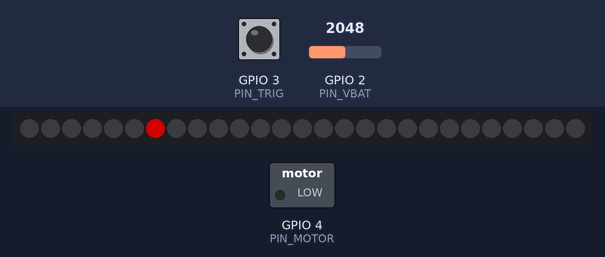
Recording of a sketch running on a simulated Seeed XIAO ESP32-C3. Parts: 27 RGB LEDs in strip order, left to right, switched loads named in the sketch (green lamp = pin HIGH). The test bench sets the inputs (shaded band); at power-on: GPIO 2 (PIN_VBAT) = 2048, GPIO 3 (PIN_TRIG) HIGH. Dim RGB values are drawn brighter than linear.

Above: at 1.2 s.
1.3 s: GPIO 2 (PIN_VBAT) set to 2276
7.3 s: GPIO 2 (PIN_VBAT) set to 2378
12.7 s: GPIO 3 (PIN_TRIG) pulled LOW for 3.2 s
At 12.89 s:
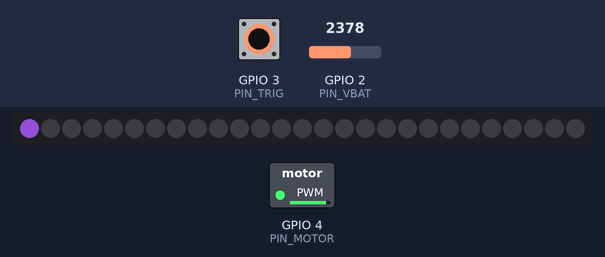
16.5 s: GPIO 3 (PIN_TRIG) pulled LOW for 0.15 s
At 16.93 s:
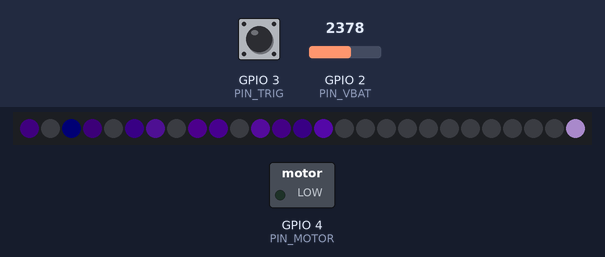
17.2 s: GPIO 3 (PIN_TRIG) pulled LOW for 3.2 s
At 17.63 s:
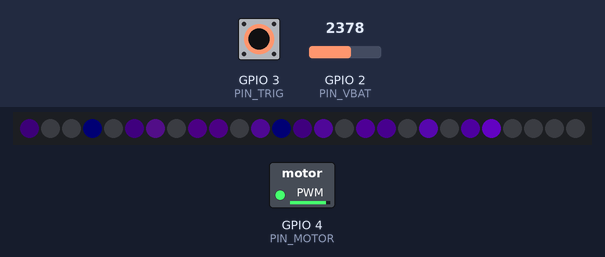
21.9 s: GPIO 3 (PIN_TRIG) pulled LOW for 1 s
At 23.44 s:
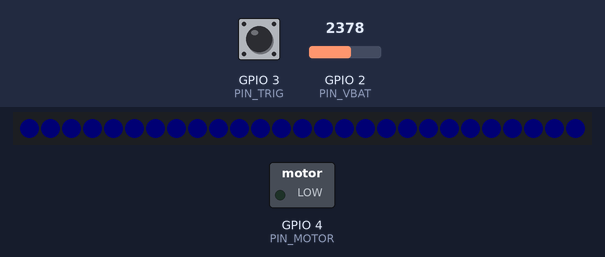
Timing chart, 0 to 24.9 s (numbered marks = the images above; inputs shaded):
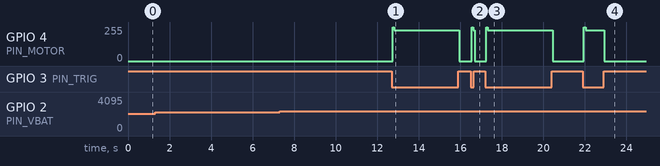

Measured:
- after the input at 12.7 s, GPIO 4 (PIN_MOTOR): 0/255 → 255/255 at once, → 229/255 0.09 s later, → 0/255 3.1 s later; the LEDs: change after 0.05 s (image 1)
- after the input at 16.5 s, GPIO 4 (PIN_MOTOR): 0/255 → 255/255 at once, → 229/255 0.09 s later, → 0/255 0.07 s later; the LEDs: change after 0.28 s (image 2)
- after the input at 17.2 s, GPIO 4 (PIN_MOTOR): 0/255 → 255/255 at once, → 229/255 0.09 s later, → 0/255 3.1 s later; the LEDs: change after 0.28 s (image 3)
- after the input at 21.9 s, GPIO 4 (PIN_MOTOR): 0/255 → 255/255 at once, → 229/255 0.09 s later, → 0/255 0.91 s later; the LEDs: first change after 0.05 s (image 4 shows a later state)

The sketch:

clown_arm.ino
```cpp
// clown_arm — bubble-shooting clown sleeve, one arm.
//
// Squeeze the palm trigger: the blower spins up while a comet of light runs
// from the pod, down the upper arm and forearm, to the fingertips, landing as
// the first bubbles fire.
//
// Flash this unchanged to BOTH arms. The firmware is byte-identical on each —
// there is no handedness here. As long as pixel 0 sits at the pod on each arm,
// the mirroring is physical only.
//
// Board:  Seeed XIAO ESP32-C3
// Core:   ESP32 Arduino core 3.x  (see ledcAttach note below for 2.x)
// Lib:    FastLED
//
// Power:  split rail off one 18650. The cell feeds the blower directly at its
//         native ~3.7V, and a small boost converter feeds the strip and this
//         board at 5V, through a Schottky so the pack can't backfeed USB.
//         See SCHEMATIC.md, PARTS.md and BUILD.md.
//
// Battery: warning at 3.40V with hysteresis, hard shutoff at 3.00V sustained.
//         The cell's own protection board is the backstop, not the plan.

#include <FastLED.h>

// ---------------------------------------------------------------------------
// Tunables — everything you'd want to change lives in this block.
// ---------------------------------------------------------------------------

// Physical layout. One data chain, three segments, in this order on the strip:
// upper arm [0 .. UPPER_PX), then forearm, then hand. Pixel 0 is at the pod.
// The chain is split at the elbow and at the wrist; ELBOW_GAP_PX and GAP_PX
// are how many pixels of *virtual* distance each umbilical spans, so the comet
// doesn't appear to jump across either joint. Measure your own arm (BUILD.md
// step 1) and adjust.
//
// Each gap is the measured distance from the last pixel before the joint to
// the first pixel after it, divided by 1.67 cm. Those runs include the SM
// connector bodies (SM 3-pin at the elbow, SM 5-pin at the wrist), which are
// most of it — so measure the finished umbilicals (BUILD.md step 3) rather
// than guessing from the wire length.
constexpr int UPPER_PX     = 6;    // pod -> just above the elbow
constexpr int ELBOW_GAP_PX = 7;    // elbow umbilical + connector, ~12 cm at 60 LED/m
constexpr int FOREARM_PX   = 15;   // elbow -> wrist
constexpr int GAP_PX       = 5;    // wrist umbilical + connector, ~8 cm at 60 LED/m
constexpr int HAND_PX      = 6;    // wrist -> knuckles

// Timing. COMET_TRAVEL_MS must match how long the blower takes to reach speed —
// tune it last, on the assembled arm, with slow-motion video (BUILD.md step 9).
// It is the time for the WHOLE run, pod to fingertips, not a per-pixel step:
// renderFiring() spreads it over VIRTUAL_LEN. So adding the upper-arm segment
// did not change when the comet lands — the head just moves faster (38 virtual
// px in 250 ms now, against 25 when the strip started at the elbow).
constexpr uint16_t COMET_TRAVEL_MS = 250;
constexpr uint16_t COMET_REPEAT_MS = 320;   // gap between comets while held
constexpr uint16_t RELEASE_FADE_MS = 400;   // fingertip flare after release

// Brightness. The strip lives under a glove, and fabric eats a lot of light —
// hence the high cap. Raise it for thicker fabric, but current draw scales with
// it. Only a handful of pixels are lit at once, so heat under the glove is a
// non-issue at these levels.
constexpr uint8_t MAX_BRIGHTNESS  = 180;
// Resting glow. Purely aesthetic now that we're on a battery rather than a
// power bank (no auto-shutoff to defeat) — set to 0 for fully dark when idle.
constexpr uint8_t IDLE_BRIGHTNESS = 20;

// Motor. The blower is wired straight to the cell, so it already sees its native
// voltage — no duty cap needed to fake 3.7V out of a 5V bus. Running just under
// full gives headroom for the kickstart pulse and takes the edge off a
// freshly-charged 4.2V cell. Drop it to slow the bubble rate.
constexpr uint8_t  MOTOR_RUN_DUTY  = 230;
constexpr uint8_t  MOTOR_KICK_DUTY = 255;   // breaks static friction
constexpr uint16_t MOTOR_KICK_MS   = 80;
constexpr uint32_t MOTOR_PWM_HZ    = 20000; // above audible, no whine
constexpr uint8_t  MOTOR_PWM_BITS  = 8;

// Look.
constexpr uint8_t THEME_HUE   = 192;  // comet body
constexpr uint8_t COMET_FADE  = 64;   // higher = shorter tail
constexpr uint8_t FRAME_MS    = 16;   // ~60 fps

// Battery monitor. Read through a 100k/100k divider, so the pin sees half the
// cell voltage. Protected cells cut themselves off around 2.8-3.0V; warn well
// before that so you can swap rather than die mid-performance.
//
// Two thresholds, not one, and they are deliberately apart. A cell sitting right
// on a single threshold drifts either side of it every time the motor starts, so
// the warning strobes on and off and stops meaning anything. WARN asserts at
// VBAT_WARN_MV and only clears again above VBAT_WARN_CLEAR_MV.
constexpr uint16_t VBAT_WARN_MV       = 3400;
constexpr uint16_t VBAT_WARN_CLEAR_MV = 3550;   // hysteresis band, ~150 mV
constexpr uint16_t VBAT_SAMPLE_MS     = 2000;

// Low-voltage shutoff. The cell's own protection board is the last line of
// defence, not the plan -- it opens somewhere around 2.5-3.0V, and getting there
// repeatedly is what kills 18650s. Shut the arm down first, on our terms.
//
// Latched on purpose: once we cut, we stay cut until the cell is swapped. Motor
// off -> cell recovers a little -> threshold crosses back -> motor on -> sag.
// That cycle is exactly what deep-discharge damage looks like.
constexpr uint16_t VBAT_CUTOFF_MV      = 3000;  // sustained = swap the cell
constexpr uint16_t VBAT_RECOVER_MV     = 3600;  // clears the latch: a fresh cell
constexpr uint8_t  VBAT_CUTOFF_CONFIRM = 3;     // consecutive samples, 3 x 2s

// Below this there is no cell on the divider at all -- we are running on USB
// with the battery unplugged, which is the normal bench case. A protected cell
// never reads this low while it is still connected: its protection board opens
// first. Without this, bench-flashing over USB would latch straight into
// shutdown before you could test anything.
constexpr uint16_t VBAT_ABSENT_MV = 2500;

// Pins, by GPIO number, with the XIAO's silkscreen label beside each one - see
// the naming rules in SCHEMATIC.md. Avoid GPIO8/GPIO9, they're boot straps.
constexpr uint8_t PIN_LED   = 10;  // silk D10, via 74AHCT125 then 330-470R
constexpr uint8_t PIN_TRIG  = 3;   // silk D1,  microswitch to GND
constexpr uint8_t PIN_MOTOR = 4;   // silk D2,  MOSFET gate
constexpr uint8_t PIN_VBAT  = 2;   // silk D0,  divider midpoint (ADC capable)

constexpr uint16_t DEBOUNCE_MS = 25;

// ---------------------------------------------------------------------------

constexpr int NUM_LEDS    = UPPER_PX + FOREARM_PX + HAND_PX;
constexpr int VIRTUAL_LEN = UPPER_PX + ELBOW_GAP_PX + FOREARM_PX + GAP_PX + HAND_PX;

// The first forearm pixel — the one just below the elbow. Status indicators
// live here, not on pixel 0, which is up at the pod.
constexpr int ELBOW_PX = UPPER_PX;

// The last virtual pixel must land on the last physical one, or the mapping
// below would write past the end of leds[].
static_assert(VIRTUAL_LEN - 1 - ELBOW_GAP_PX - GAP_PX == NUM_LEDS - 1,
              "virtual layout and physical strip disagree");

CRGB leds[NUM_LEDS];

enum State : uint8_t { IDLE, FIRING, RELEASING, LOCKOUT };
State state = IDLE;

uint32_t cometStart   = 0;   // when the current comet launched
uint32_t fireStart    = 0;   // when the trigger went down
uint32_t releaseStart = 0;

bool     trigStable   = false;  // debounced trigger, true = squeezed
bool     trigLastRaw  = false;
uint32_t trigChangeAt = 0;

uint32_t vbatLastRead = 0;
uint16_t vbatMv       = 4200;   // primed from a real reading in setup()
bool     vbatLow      = false;  // warning latch, with hysteresis
bool     vbatDead     = false;  // shutoff latch, cleared only by a fresh cell
uint8_t  vbatLowCount = 0;      // consecutive samples under the cutoff

// Map a virtual pixel index onto the physical strip, skipping the elbow and
// wrist gaps. Returns -1 for positions that fall inside a gap (nothing to
// light there).
static int virtualToPhysical(int v) {
  constexpr int ELBOW_END   = UPPER_PX + ELBOW_GAP_PX;   // first forearm, virtual
  constexpr int FOREARM_END = ELBOW_END + FOREARM_PX;    // first wrist-gap, virtual
  if (v < 0 || v >= VIRTUAL_LEN) return -1;
  if (v < UPPER_PX) return v;                            // upper arm
  if (v < ELBOW_END) return -1;                          // in the elbow umbilical
  if (v < FOREARM_END) return v - ELBOW_GAP_PX;          // forearm
  if (v < FOREARM_END + GAP_PX) return -1;               // in the wrist umbilical
  return v - ELBOW_GAP_PX - GAP_PX;                      // hand
}

// Add color to one virtual pixel, scaled. No-op if it lands in the gap.
static void addVirtual(int v, const CRGB &color, uint8_t scale) {
  int p = virtualToPhysical(v);
  if (p < 0) return;
  CRGB c = color;
  c.nscale8_video(scale);
  leds[p] += c;
}

// Draw the comet head at a fractional virtual position, split across the two
// neighbouring pixels so movement is smooth rather than steppy.
static void drawComet(float pos, const CRGB &color) {
  int   lo   = (int)pos;
  float frac = pos - lo;
  addVirtual(lo,     color, (uint8_t)(255 * (1.0f - frac)));
  addVirtual(lo + 1, color, (uint8_t)(255 * frac));
}

static void readTrigger() {
  bool raw = (digitalRead(PIN_TRIG) == LOW);   // active low
  uint32_t now = millis();
  if (raw != trigLastRaw) {
    trigLastRaw  = raw;
    trigChangeAt = now;
  } else if (raw != trigStable && (now - trigChangeAt) >= DEBOUNCE_MS) {
    trigStable = raw;
  }
}

// One reading of the cell, in millivolts at the cell, divider undone.
static uint16_t sampleBatteryMv() {
  return (uint16_t)(analogReadMilliVolts(PIN_VBAT) * 2);
}

// Sample the cell occasionally and smooth it, so a motor-start sag doesn't
// flash a false warning, then run both latches off the smoothed value.
static void readBattery() {
  uint32_t now = millis();
  if (now - vbatLastRead < VBAT_SAMPLE_MS) return;
  vbatLastRead = now;

  vbatMv = (uint16_t)((vbatMv * 3 + sampleBatteryMv()) / 4);

  // No cell on the divider: bench power over USB. Don't warn, don't cut, and
  // release a latch we may have set on the way down as the cell was unplugged.
  if (vbatMv < VBAT_ABSENT_MV) {
    vbatLowCount = 0;
    vbatLow      = false;
    vbatDead     = false;
    return;
  }

  // Warning, with hysteresis. Asserts low, clears high, so a cell hovering at
  // the threshold stays warned instead of flickering.
  if (!vbatLow && vbatMv < VBAT_WARN_MV)             vbatLow = true;
  else if (vbatLow && vbatMv > VBAT_WARN_CLEAR_MV)   vbatLow = false;

  // Shutoff. Require several consecutive samples so a motor kick, a cold cell
  // or one bad ADC read can't take the arm down mid-performance. Three samples
  // at VBAT_SAMPLE_MS is about six seconds under the line -- no transient.
  if (vbatMv < VBAT_CUTOFF_MV) {
    if (vbatLowCount < VBAT_CUTOFF_CONFIRM) vbatLowCount++;
    if (vbatLowCount >= VBAT_CUTOFF_CONFIRM) vbatDead = true;
  } else {
    vbatLowCount = 0;
  }

  // A fresh cell clears the latch. Swapping the cell normally power-cycles the
  // board anyway; this covers the case where USB is also plugged in, so the
  // board stays alive across the swap.
  if (vbatDead && vbatMv > VBAT_RECOVER_MV) {
    vbatDead = false;
    vbatLow  = false;
  }
}

static void setMotor(uint8_t duty) {
  // ESP32 Arduino core 3.x. On core 2.x use:
  //   ledcWrite(CHANNEL, duty);
  ledcWrite(PIN_MOTOR, duty);
}

static void renderIdle() {
  uint8_t breath = scale8(cubicwave8((millis() / 12) & 0xFF), IDLE_BRIGHTNESS);
  fill_solid(leds, NUM_LEDS, CHSV(THEME_HUE, 200, breath));
}

static void renderFiring() {
  uint32_t now = millis();
  fadeToBlackBy(leds, NUM_LEDS, COMET_FADE);

  // Relaunch on a loop for as long as the trigger is held.
  if (now - cometStart >= COMET_REPEAT_MS) cometStart = now;

  uint32_t age = now - cometStart;
  if (age <= COMET_TRAVEL_MS) {
    float t   = (float)age / COMET_TRAVEL_MS;
    float pos = t * (VIRTUAL_LEN - 1);
    // White-hot at launch, settling into the theme color as it travels.
    CRGB head = CHSV(THEME_HUE, (uint8_t)(120 + 135 * t), 255);
    drawComet(pos, head);
  }

  // Fingertips stay lit once the first comet has landed and bubbles are flowing.
  if (now - fireStart >= COMET_TRAVEL_MS) {
    leds[NUM_LEDS - 1] |= CHSV(THEME_HUE, 160, 200);
  }
}

static void renderReleasing() {
  uint32_t age = millis() - releaseStart;
  if (age >= RELEASE_FADE_MS) { state = IDLE; return; }

  fadeToBlackBy(leds, NUM_LEDS, 40);
  // Parting flare at the fingertips.
  uint8_t v = 255 - (uint8_t)(255UL * age / RELEASE_FADE_MS);
  leds[NUM_LEDS - 1] |= CHSV(THEME_HUE, 60, v);
}

// Slow red pulse on the elbow pixel (ELBOW_PX, the first forearm pixel — not
// pixel 0, which is at the pod) when the cell is nearly flat. Deliberately at
// the elbow: it's the spot you can see without breaking character.
static void overlayLowBattery() {
  if (vbatDead || !vbatLow) return;   // dead has its own, louder, render
  uint8_t pulse = cubicwave8((millis() / 8) & 0xFF);
  leds[ELBOW_PX] = CRGB(scale8(pulse, 180), 0, 0);
}

// Cell is flat and we have cut the motor. Everything dark except a slow red
// double-blink on the elbow pixel (ELBOW_PX), which is unmistakably different
// from the low warning's single pulse and draws almost nothing. Swap the cell
// to clear it.
static void renderLockout() {
  fill_solid(leds, NUM_LEDS, CRGB::Black);
  uint16_t phase = millis() % 2000;
  bool on = (phase < 120) || (phase >= 260 && phase < 380);
  if (on) leds[ELBOW_PX] = CRGB(120, 0, 0);
}

void setup() {
  // Gate low first, before anything slow runs. Between reset and this line the
  // pin floats, and the only thing holding the blower off is R6, the 100k
  // pulldown on U2 2A. U2 drives the gate from that input, so R5 at the
  // MOSFET gate can't hold it down on its own. See SCHEMATIC.md.
  pinMode(PIN_MOTOR, OUTPUT);
  digitalWrite(PIN_MOTOR, LOW);

  pinMode(PIN_TRIG, INPUT_PULLUP);

  // ESP32 Arduino core 3.x. On core 2.x replace with:
  //   ledcSetup(CHANNEL, MOTOR_PWM_HZ, MOTOR_PWM_BITS);
  //   ledcAttachPin(PIN_MOTOR, CHANNEL);
  ledcAttach(PIN_MOTOR, MOTOR_PWM_HZ, MOTOR_PWM_BITS);
  setMotor(0);

  // Prime the smoothed reading from the real cell, so a flat one is caught in
  // the first couple of seconds rather than after the filter has crawled down
  // from an assumed 4.2V.
  vbatMv = sampleBatteryMv();
  if (vbatMv >= VBAT_ABSENT_MV && vbatMv < VBAT_CUTOFF_MV) vbatDead = true;
  if (vbatMv >= VBAT_ABSENT_MV && vbatMv < VBAT_WARN_MV)   vbatLow  = true;
  state = vbatDead ? LOCKOUT : IDLE;

  FastLED.addLeds<WS2812B, PIN_LED, GRB>(leds, NUM_LEDS);
  FastLED.setBrightness(MAX_BRIGHTNESS);
  FastLED.clear(true);
}

void loop() {
  readTrigger();
  readBattery();
  uint32_t now = millis();

  // Low-voltage shutoff overrides every other state. Cut the motor on the way
  // in -- the blower is most of the load, and it is the part that drags a tired
  // cell down into damage.
  if (vbatDead && state != LOCKOUT) {
    setMotor(0);
    state = LOCKOUT;
  }

  switch (state) {
    case IDLE:
      if (trigStable) {
        state      = FIRING;
        fireStart  = now;
        cometStart = now;
        setMotor(MOTOR_KICK_DUTY);
      }
      break;

    case FIRING:
      // Drop out of the kickstart pulse once the motor is turning.
      if (now - fireStart >= MOTOR_KICK_MS) setMotor(MOTOR_RUN_DUTY);
      if (!trigStable) {
        state        = RELEASING;
        releaseStart = now;
        setMotor(0);
      }
      break;

    case RELEASING:
      // Let them re-trigger mid-fade without waiting it out.
      if (trigStable) {
        state      = FIRING;
        fireStart  = now;
        cometStart = now;
        setMotor(MOTOR_KICK_DUTY);
      }
      break;

    case LOCKOUT:
      // Squeezing does nothing now, deliberately. readBattery() releases us if
      // a charged cell turns up.
      setMotor(0);
      if (!vbatDead) state = IDLE;
      break;
  }

  switch (state) {
    case IDLE:      renderIdle();      break;
    case FIRING:    renderFiring();    break;
    case RELEASING: renderReleasing(); break;
    case LOCKOUT:   renderLockout();   break;
  }

  overlayLowBattery();

  FastLED.show();
  FastLED.delay(FRAME_MS);
}
```
